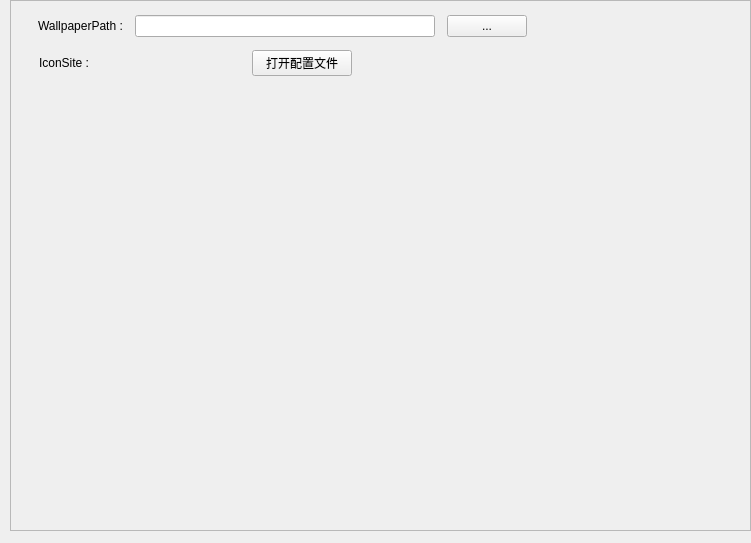
<?xml version="1.0" encoding="UTF-8"?>
<ui version="4.0">
 <class>Launcher_page</class>
 <widget class="QWidget" name="Launcher_page">
  <property name="geometry">
   <rect>
    <x>0</x>
    <y>0</y>
    <width>751</width>
    <height>543</height>
   </rect>
  </property>
  <property name="windowTitle">
   <string>Form</string>
  </property>
  <widget class="QScrollArea" name="scrollArea">
   <property name="geometry">
    <rect>
     <x>10</x>
     <y>0</y>
     <width>741</width>
     <height>531</height>
    </rect>
   </property>
   <property name="widgetResizable">
    <bool>true</bool>
   </property>
   <widget class="QWidget" name="scrollAreaWidgetContents">
    <property name="geometry">
     <rect>
      <x>0</x>
      <y>0</y>
      <width>739</width>
      <height>529</height>
     </rect>
    </property>
    <widget class="QWidget" name="layoutWidget">
     <property name="geometry">
      <rect>
       <x>21</x>
       <y>11</y>
       <width>504</width>
       <height>29</height>
      </rect>
     </property>
     <layout class="QHBoxLayout" name="horizontalLayout">
      <item>
       <widget class="QLabel" name="lbl_wallpaper">
        <property name="sizePolicy">
         <sizepolicy hsizetype="Fixed" vsizetype="Fixed">
          <horstretch>0</horstretch>
          <verstretch>0</verstretch>
         </sizepolicy>
        </property>
        <property name="text">
         <string>WallpaperPath :</string>
        </property>
       </widget>
      </item>
      <item>
       <widget class="QLineEdit" name="le_wallpaperPath">
        <property name="sizePolicy">
         <sizepolicy hsizetype="Fixed" vsizetype="Fixed">
          <horstretch>0</horstretch>
          <verstretch>0</verstretch>
         </sizepolicy>
        </property>
        <property name="minimumSize">
         <size>
          <width>300</width>
          <height>0</height>
         </size>
        </property>
       </widget>
      </item>
      <item>
       <widget class="QPushButton" name="btn_wallpaper_choose">
        <property name="sizePolicy">
         <sizepolicy hsizetype="Fixed" vsizetype="Fixed">
          <horstretch>0</horstretch>
          <verstretch>0</verstretch>
         </sizepolicy>
        </property>
        <property name="minimumSize">
         <size>
          <width>50</width>
          <height>0</height>
         </size>
        </property>
        <property name="text">
         <string>...</string>
        </property>
       </widget>
      </item>
     </layout>
    </widget>
    <widget class="QWidget" name="">
     <property name="geometry">
      <rect>
       <x>21</x>
       <y>46</y>
       <width>328</width>
       <height>32</height>
      </rect>
     </property>
     <layout class="QHBoxLayout" name="horizontalLayout_2">
      <item>
       <widget class="QLabel" name="lbl_icon_site">
        <property name="sizePolicy">
         <sizepolicy hsizetype="Fixed" vsizetype="Fixed">
          <horstretch>0</horstretch>
          <verstretch>0</verstretch>
         </sizepolicy>
        </property>
        <property name="minimumSize">
         <size>
          <width>200</width>
          <height>0</height>
         </size>
        </property>
        <property name="text">
         <string>IconSite :</string>
        </property>
       </widget>
      </item>
      <item>
       <widget class="QPushButton" name="btn_icon_site">
        <property name="sizePolicy">
         <sizepolicy hsizetype="Fixed" vsizetype="Fixed">
          <horstretch>0</horstretch>
          <verstretch>0</verstretch>
         </sizepolicy>
        </property>
        <property name="minimumSize">
         <size>
          <width>100</width>
          <height>0</height>
         </size>
        </property>
        <property name="text">
         <string>打开配置文件</string>
        </property>
       </widget>
      </item>
     </layout>
    </widget>
   </widget>
  </widget>
 </widget>
 <resources/>
 <connections/>
</ui>
